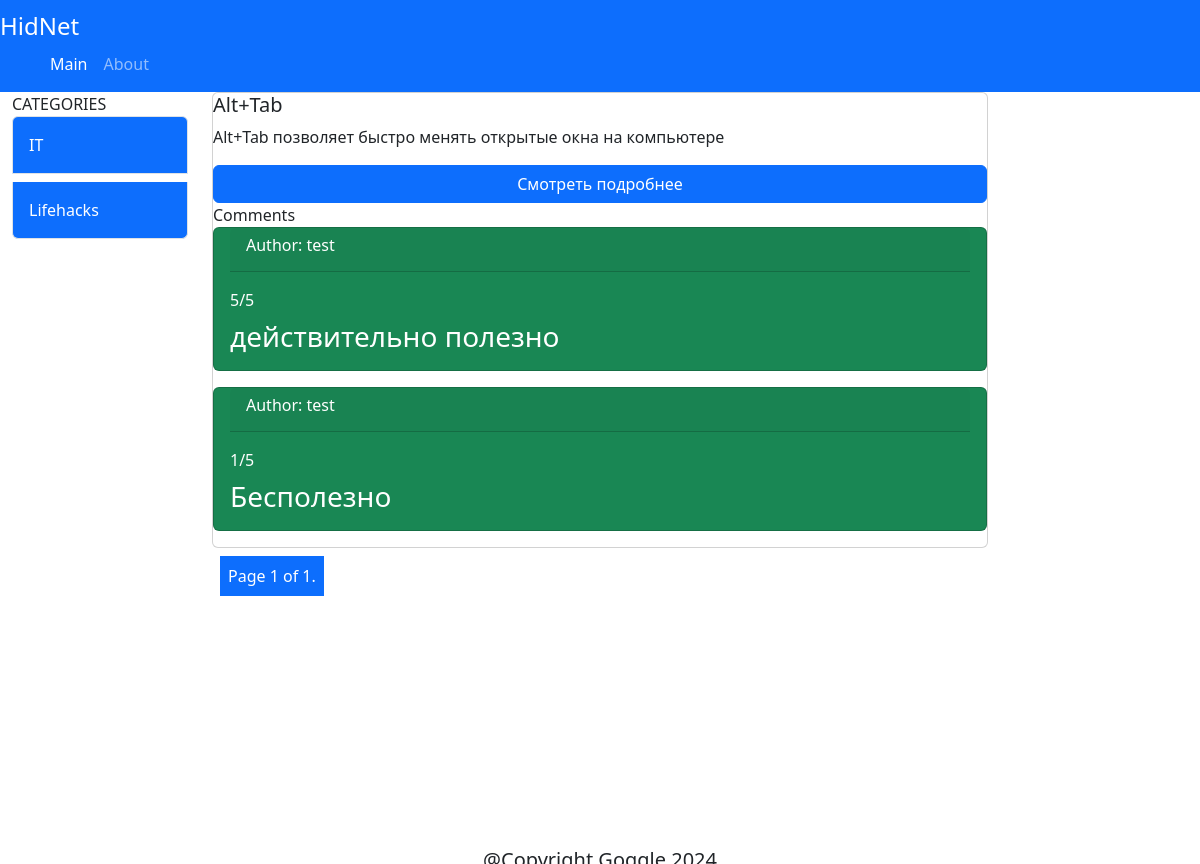
Page /2/ on the committed database.
### news/models.py (models this page shows, shortened)
class Category(models.Model):
    category = models.CharField(max_length=40)

class News(models.Model):
    STATUS_CHOICES = (
        ('draft', 'Draft'),
        ('published', 'Published'),
    )
    title = models.CharField(max_length=100)
    name_author = models.ForeignKey(User, on_delete=models.CASCADE)
    category = models.ManyToManyField(Category)
    image = models.ImageField(blank=True)
    status = models.CharField(max_length=10, choices=STATUS_CHOICES, default='draft')
    content_text = models.TextField()
    date = models.DateTimeField(u'Дата и время', default=timezone.now)
    def get_absolute_url(self):
        return reverse('detail', args=[self.id])

class Comment(models.Model):
    news = models.ForeignKey(News, on_delete=models.CASCADE, related_name='comments')
    name_author = models.ForeignKey(User, on_delete=models.CASCADE)
    rating = models.IntegerField(validators=[MinValueValidator(1), MaxValueValidator(5)])
    comment = models.CharField(max_length=150)
    def __str__(self):
        return self.comment

### news/views.py (the view)
# urls.py: path("", views.home_view, name='home'),
def home_view(request, category_id: int = None):
    if category_id == None:
        categories = Category.objects.all()
        news = News.objects.filter(status='published')
        paginator = Paginator(news, 3)  # По 3 статьи на каждой странице
        page = request.GET.get('page')
        try:
            posts = paginator.page(page)
        except PageNotAnInteger:
            posts = paginator.page(1)
        except EmptyPage:
            posts = paginator.page(paginator.num_pages)
        return render(request, "home.html", {"page": page, "news": posts, "categories": categories})
    else:
        categories = Category.objects.all()
        news = News.objects.filter(category=category_id)
        paginator = Paginator(news, 2)  # Show 2 contacts per page.
        page = request.GET.get('page')
        try:
            posts = paginator.page(page)
        except PageNotAnInteger:
            posts = paginator.page(1)
        except EmptyPage:
            posts = paginator.page(paginator.num_pages)
        return render(request, "other.html", {"page": page, "other": posts, "categories": categories})

### templates/other.html (shortened to what this page needs)
{% extends 'base.html' %}
{% block content %}
    {% for new in other %}
    <div class="card">
      <h5 class="card-title">{{ new.title }}</h5>
      <p class="card-text">{{ new.content_text }}</p>
      <a href="{{ new.get_absolute_url }}" class="btn btn-primary">Смотреть подробнее</a>
        Comments
      {% for comment in new.comments.all %}
            <div class="card text-white bg-success mb-3">
                <div class="card-header mx-3"><h6>Author: {{ comment.name_author }}</h6></div>
  <div class="card-body">
        <p class="card-title">{{ comment.rating }}/5</p>
    <h3 class="card-text">{{ comment }}</h3>
  </div>
</div>
        {% endfor %}
  </div>
    {% endfor %}
{% include 'paginator.html' with page=other %}
{% endblock content %}

### templates/base.html (shortened to what this page needs)
{% load static %}
<!DOCTYPE html>
<html lang="en">
<head>
    <link href="https://cdn.jsdelivr.net/npm/bootstrap@5.3.3/dist/css/bootstrap.min.css" rel="stylesheet">
{% load poll_extras %}
</head>
<body>
    <div class="container-fluid justify-content-center">
        <div class="row">
            <nav class="navbar navbar-dark bg-primary">
      <font color="white" size="5">HidNet</font>
    <div class="container">
      <ul class="navbar-nav d-flex flex-row">
        <li class="nav-item  px-2">
          <a class="nav-link active" aria-current="page" href="#">Main</a>
        </li>
        <li class="nav-item  px-2">
          <a class="nav-link" href="{% url 'about' %}">About</a>
        </li>
      </ul>
    </div>
</nav>
        </div>
                <div class="row">
            <div class="col-2">
                <div class="list-group">
                    CATEGORIES
                    {% for category in categories %}
                        <a href="{% url 'category' category.id %}" class="list-group-item list-group-item-action p-3 mb-2 bg-primary text-white">
                            {{ category.category }}
                        </a>
                    {% endfor %}
</div>
            </div>
                    <div class="col-8">
                {% block content %}
                {% endblock content %}
            </div>
                    <div class="col-2">
            </div>
        </div>
        <div class="position-absolute top-100 start-50 translate-middle" style="display:inline-block">
            <div class="row">
                <h5 class="mblank-0">
                </h5>
        </div>
    </div>
    </div>
</body>
</html>

### rows in the picture
Category: category "IT"
Category: category "Lifehacks"
News: title "Alt+Tab", content_text "Alt+Tab позволяет быстро менять открытые окна на компьютере"
Comment: name_author "test", rating "5", comment "действительно полезно"
Comment: name_author "test", rating "1", comment "Бесполезно"

### other values in the picture
{{ page.number }} "1"
{{ page.paginator.num_pages }} "1"
